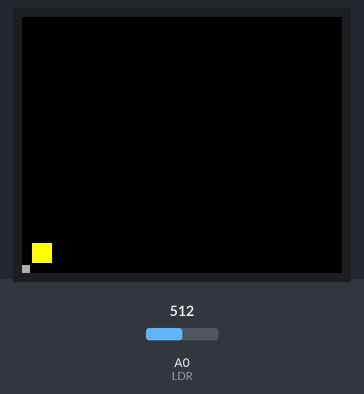
The sketch below on a simulated Arduino Uno, built with avr-gcc and run on an emulated ATmega328P. On the bench: 160×128 colour display. The inputs (shaded band) are chosen by the test bench; at power-on: A0 (LDR) = 512. Random numbers use the default seed unless the sketch sets one; the audio player accepts every command and is not drawn; what the sketch prints to the serial monitor is not drawn.

Above: at 2.8 s.
3.4 s: A0 (LDR) set to 108
At 6.9 s:
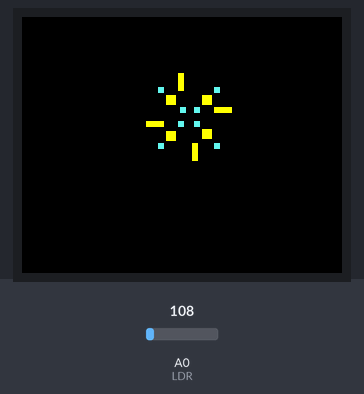
12.0 s: A0 (LDR) set to 89
At 19.7 s:
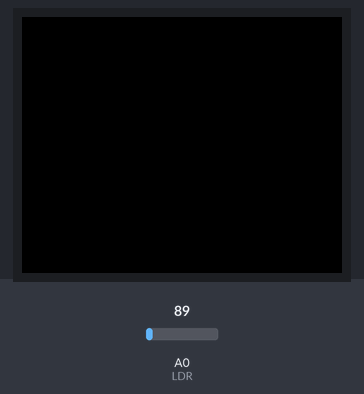
20.6 s: A0 (LDR) set to 110
At 29.3 s:
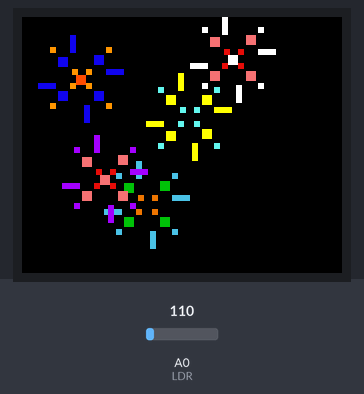

Measured:
- the behaviour switches between 101 and 100 on A0 (LDR) (found by bisection; images 1 and 2)
- after the input at 20.6 s, the display: first changes after 2.5 s (image 3 shows a later state)
- what the display in image 0 shows lasts 0.5 s, from 2.7 s to 3.2 s
- what the display in image 1 shows lasts 1.0 s, from 6.1 s to 7.1 s

The sketch:

light_controlled_sensor_screenandMP3.ino
```cpp
#include "SoftwareSerial.h"
#include "DFRobotDFPlayerMini.h"
#include <Adafruit_GFX.h>
#include <Adafruit_ST7735.h>
#include <Adafruit_ST7789.h>
#include <Fonts/FreeSerif12pt7b.h>
#include <Fonts/FreeSansBold9pt7b.h>
#include <Fonts/FreeSans9pt7b.h>
#include <SPI.h>

#define TFT_CS  10 // TFT LCD的CS PIN腳
#define TFT_DC   8 // TFT DC(A0、RS)
#define TFT_RST  9 // TFT Reset

const int LDR = A0;
int input_val = 0;

Adafruit_ST7735 tft = Adafruit_ST7735(TFT_CS, TFT_DC, TFT_RST);


SoftwareSerial mySoftwareSerial(6, 7); // tX, rX
DFRobotDFPlayerMini myDFPlayer;
void printDetail(uint8_t type, int value);

void setup()
{
   //Serial.begin(9600);
    tft.initR(INITR_BLACKTAB);
   mySoftwareSerial.begin(9600);
  Serial.begin(115200);


  Serial.println();
  Serial.println(F("DFRobot DFPlayer Mini Demo"));
  Serial.println(F("Initializing DFPlayer ... (May take 3~5 seconds)"));

  if (!myDFPlayer.begin(mySoftwareSerial)) {  //Use softwareSerial to communicate with mp3.
    Serial.println(F("Unable to begin:"));
    Serial.println(F("1.Please recheck the connection!"));
    Serial.println(F("2.Please insert the SD card!"));
    while(true){
      delay(0); // Code to compatible with ESP8266 watch dog.
    }
  }
  Serial.println(F("DFPlayer Mini online."));
}

void loop()
{
  input_val = analogRead(LDR);
  Serial.print("LDR Value is: ");
  Serial.println(input_val);
  delay(1000);


if (input_val > 100) {
  Serial.println(F("DFPlayer Mini online."));

  myDFPlayer.volume(10);  //Set volume value. From 0 to 30
  myDFPlayer.play(1);  //Play the first mp3

//draw fireworks
 tft.setRotation(1);  //螢幕轉向
  tft.fillScreen(ST77XX_BLACK);  //填滿黑色

delay(1000);
  int Px1, Px2, Py1, Py2,Px3,Py3,Px4,Py4,Px5,Py5;

  Px1 = random (20,140);
  Py1 = random (20,60);
   Px2 = random (20,140);
   Py2 = random (80,100);
   Px3 = random (100,150);
   Py3 = random (18,30);
   Px4 = random (30,50);
   Py4 = random (79,120);
   // Fireworks 1
   //START
   tft.fillRect(5,113, 10,10, ST77XX_YELLOW); //烟花1号
  tft.fillRect(0,124,4,4, 0xAD75);  //x,y,w,h,radius,color  烟花2号

  delay(500);

  tft.fillRect(0,0,160,128,ST77XX_BLACK);
    delay(100);

  //Frame TWO
    tft.fillRect(16, 104, 6,6,  0xAD75);//烟花2号
    tft.fillRect(18, 97, 10,10, ST77XX_YELLOW); //烟花1号

    delay(500);

    tft.fillRect(0,0,160,128,ST77XX_BLACK);
    delay(100);

    //FRAME THREE
    tft.fillRect(24, 96, 3,3,  0xE71C);//4号
    tft.fillRect(28, 91, 5,5,  0xE71C);//3号
    tft.fillRect(31, 88, 6,6,  0xAD75);//2号
   tft.fillRect(34, 82, 10,10,  ST77XX_YELLOW);//1号

   delay(500);

    tft.fillRect(0,0,160,128,ST77XX_BLACK);
    delay(100);

  //FRAME FOUR
   tft.fillRect(28, 94,3,3,  0xE71C);//7号
   tft.fillRect(35, 89,3.7,3.7,  0xE71C);//6号
  tft.fillRect(42, 85,3,3,  0xE71C);//5号
  tft.fillRect(44, 82,4,6,  0xAD75);//4号
  tft.fillRect(50, 77, 5,5,  0xAD75);//3号
 tft.fillRect(53, 74, 6,6,  0xAD75);//2号
 tft.fillRect(57, 66.4, 10,10,  ST77XX_YELLOW);//1号
delay(500);

    tft.fillRect(0,0,160,128,ST77XX_BLACK);
    delay(100);

   //FRAME FIVE
   tft.fillRect(64.7, 66.4,3,3,  0xE71C);//4号
   tft.fillRect(69, 60, 5,5,  0xE71C);//3号
    tft.fillRect(71.6, 57.7, 6,6,  0xAD75);//2号
    tft.fillRect(75.6, 50, 10,10,  ST77XX_YELLOW);//1号
delay(500);
tft.fillRect(0,0,160,128,ST77XX_BLACK);
    delay(100);

  //FRAME SIX
  tft.fillRect(79, 46, 10,10,  0x9460);//1号
  //FRAME Seven
  tft.fillRect(79, 46, 10,10,  0x9CC6);//1号
  delay(100);
tft.fillRect(0,0,160,128,ST77XX_BLACK);
    delay(100);
  //FRAME Eight
   tft.fillRect(90, 39, 5.3,5.3,  ST77XX_YELLOW);//1号
   tft.fillRect(72.9, 39.5, 5.3,5.3,  ST77XX_YELLOW);//2号
    tft.fillRect(90, 56.4,5.3,5.3,  ST77XX_YELLOW);//3号
     tft.fillRect(72.9, 57, 5.3,5.3,  ST77XX_YELLOW);//4号
     delay(90);
     //Frame NIne
      tft.fillRect(78.6, 28.8, 3.8,9.9,  ST77XX_YELLOW);//4号
         tft.fillRect(96.1, 45.5, 9.9,3.8,  ST77XX_YELLOW);//4号
          tft.fillRect(62.6, 52.6, 9.9,3.8,  ST77XX_YELLOW);//4号
           tft.fillRect(85.7, 63.7, 3.8,9.9,  ST77XX_YELLOW);//4号

        tft.fillRect(96.8, 35.3, 3.8,3.8,   0x67BD);//3号
         tft.fillRect(68.7, 35.3, 3.8,3.8,   0x67BD);//3号
          tft.fillRect(68.5, 63.1, 3.8,3.8,   0x67BD);//3号
           tft.fillRect(96.9, 63.0, 3.8,3.8,   0x67BD);//3号

       tft.fillRect(90, 39, 5.3,5.3,  ST77XX_YELLOW);//2号
   tft.fillRect(72.9, 39.5, 5.3,5.3,  ST77XX_YELLOW);//2号
    tft.fillRect(90, 56.4,5.3,5.3,  ST77XX_YELLOW);//2号
     tft.fillRect(72.9, 57, 5.3,5.3,  ST77XX_YELLOW);//2号

     tft.fillRect(79, 45.5, 3.8,3.8,   0x67BD);//1号
         tft.fillRect(86.0, 45.5, 3.8,3.8,   0x67BD);//1号
          tft.fillRect(78.7, 52.6, 3.8,3.8,  0x67BD);//1号
           tft.fillRect(86, 52.6, 3.8,3.8,   0x67BD);//1号
delay(1000);


//Color change 0x103D 深蓝色
//GREEN ONE
 tft.fillRect(Px1, Py1, 5.3,5.3, 0x103D);
 delay(200);
 tft.fillRect(Px1, Py1, 5.3,5.3,0xFA60);

 //GREEN TWO
   tft.fillRect(Px1+9.09, Py1-9.323, 5.3,5.3,  0x103D);//1号
   tft.fillRect(Px1-8.01, Py1-8.823, 5.3,5.3,  0x103D);//2号
    tft.fillRect(Px1+9.09, Py1+8.077,5.3,5.3,  0x103D);//3号
     tft.fillRect(Px1-8.01, Py1+8.677, 5.3,5.3,  0x103D);//4号
     delay(90);
//GREEN THREE Px1=80.91, Py1=48.323
      tft.fillRect(Px1-2.31, Py1-19.523, 3.8,9.9,  0x103D);//4号
      tft.fillRect(Px1+15.19, Py1-2.823, 9.9,3.8,  0x103D);//4号
      tft.fillRect(Px1-18.31, Py1+4.277, 9.9,3.8, 0x103D);//4号
       tft.fillRect(Px1+4.79, Py1+15.377, 3.8,9.9, 0x103D);//4号

        tft.fillRect(Px1+15.89, Py1-13.023, 3.8,3.8,0xFCA0);//3号
        tft.fillRect(Px1-12.21, Py1-13.023, 3.8,3.8,0xFCA0);//3号
        tft.fillRect(Px1-12.41, Py1+14.777, 3.8,3.8, 0xFCA0);//3号
        tft.fillRect(Px1+15.99, Py1+14.677, 3.8,3.8, 0xFCA0);//3号

       tft.fillRect(Px1+9.09, Py1-9.323, 5.3,5.3,  0x103D);//2号
      tft.fillRect(Px1-8.01, Py1-8.823, 5.3,5.3,  0x103D);//2号
      tft.fillRect(Px1+9.09, Py1+8.077,5.3,5.3,  0x103D);//2号
      tft.fillRect(Px1-8.01, Py1+8.677, 5.3,5.3,  0x103D);//2号

     tft.fillRect(Px1-1.91, Py1-2.823, 3.8,3.8,  0xFCA0);//1号
      tft.fillRect(Px1+5.09, Py1-2.823, 3.8,3.8,  0xFCA0);//1号
      tft.fillRect(Px1-2.21, Py1+4.277, 3.8,3.8, 0xFCA0);//1号
     tft.fillRect(Px1+5.09, Py1+4.277, 3.8,3.8,  0xFCA0);//1号


//Color change  0x4E1C  0x0601 蓝色

 tft.fillRect(Px2, Py2, 5.3,5.3,  0x4E1C);
 delay(200);
 tft.fillRect(Px2, Py2, 5.3,5.3, ST77XX_BLACK);
//Frame 8
   tft.fillRect(Px2+9.09, Py2-9.323, 5.3,5.3,  0x4E1C);//1号
   tft.fillRect(Px2-8.01, Py2-8.823, 5.3,5.3,  0x4E1C);//2号
    tft.fillRect(Px2+9.09, Py2+8.077,5.3,5.3,   0x4E1C);//3号
     tft.fillRect(Px2-8.01, Py2+8.677, 5.3,5.3,  0x4E1C);//4号
     delay(90);
     //Frame NIne Px1=80.91, Py1=48.323
      tft.fillRect(Px2-2.31, Py2-19.523, 3.8,9.9,   0x4E1C);
      tft.fillRect(Px2+15.19, Py2-2.823, 9.9,3.8,  0x4E1C);
      tft.fillRect(Px2-18.31, Py2+4.277, 9.9,3.8,   0x4E1C);
       tft.fillRect(Px2+4.79, Py2+15.377, 3.8,9.9,  0x4E1C);

        tft.fillRect(Px2+15.89, Py2-13.023, 3.8,3.8,  0x4E1C);//3号
        tft.fillRect(Px2-12.21, Py2-13.023, 3.8,3.8,  0x4E1C);//3号
        tft.fillRect(Px2-12.41, Py2+14.777, 3.8,3.8,   0x4E1C);//3号
        tft.fillRect(Px2+15.99, Py2+14.677, 3.8,3.8,   0x4E1C);//3号

        tft.fillRect(Px2+9.09, Py2-9.323, 5.3,5.3,   0x0601);//2号
      tft.fillRect(Px2-8.01, Py2-8.823, 5.3,5.3,   0x0601);//2号
      tft.fillRect(Px2+9.09, Py2+8.077,5.3,5.3,   0x0601);//2号
      tft.fillRect(Px2-8.01, Py2+8.677, 5.3,5.3,   0x0601);//2号

      tft.fillRect(Px2-1.91, Py2-2.823, 3.8,3.8, 0xEBA0);//1号
      tft.fillRect(Px2+5.09, Py2-2.823, 3.8,3.8,  0xEBA0);//1号
      tft.fillRect(Px2-2.21, Py2+4.277, 3.8,3.8, 0xEBA0);//1号
     tft.fillRect(Px2+5.09, Py2+4.277, 3.8,3.8,  0xEBA0);//1号

//Color change  0xF38E pink

 tft.fillRect(Px3, Py3, 5.3,5.3,   0xF479);
 delay(200);
 tft.fillRect(Px3, Py3, 5.3,5.3, 0xFFFF);
//Frame 8
   tft.fillRect(Px3+9.09, Py3-9.323, 5.3,5.3,  0xF479);//1号
   tft.fillRect(Px3-8.01, Py3-8.823, 5.3,5.3,  0xF479);//2号
    tft.fillRect(Px3+9.09, Py3+8.077,5.3,5.3,   0xF479);//3号
     tft.fillRect(Px3-8.01, Py3+8.677, 5.3,5.3,  0xF479);//4号
     delay(90);
    // Frame NIne
      tft.fillRect(Px3-2.31, Py3-19.523, 3.8,9.9,   0xFFFF);//4号
      tft.fillRect(Px3+15.19, Py3-2.823, 9.9,3.8,   0xFFFF);//4号
      tft.fillRect(Px3-18.31, Py3+4.277, 9.9,3.8,   0xFFFF);//4号
       tft.fillRect(Px3+4.79, Py3+15.377, 3.8,9.9,  0xFFFF);//4号

        tft.fillRect(Px3+15.89, Py3-13.023, 3.8,3.8, 0xFFFF);//3号
        tft.fillRect(Px3-12.21, Py3-13.023, 3.8,3.8,0xFFFF);//3号
        tft.fillRect(Px3-12.41, Py3+14.777, 3.8,3.8,0xFFFF);//3号
        tft.fillRect(Px3+15.99, Py3+14.677, 3.8,3.8,0xFFFF);//3号

        tft.fillRect(Px3+9.09, Py3-9.323, 5.3,5.3, 0xF38E);//2号
      tft.fillRect(Px3-8.01, Py3-8.823, 5.3,5.3,0xF38E);//2号
      tft.fillRect(Px3+9.09, Py3+8.077,5.3,5.3, 0xF38E);//2号
      tft.fillRect(Px3-8.01, Py3+8.677, 5.3,5.3,0xF38E);//2号

      tft.fillRect(Px3-1.91, Py3-2.823, 3.8,3.8,0xE061);//1号
      tft.fillRect(Px3+5.09, Py3-2.823, 3.8,3.8, 0xE061);//1号
      tft.fillRect(Px3-2.21, Py3+4.277, 3.8,3.8, 0xE061);//1号
     tft.fillRect(Px3+5.09, Py3+4.277, 3.8,3.8, 0xE061);//1号


//Color change  0xA01F Purple

 tft.fillRect(Px4, Py4, 5.3,5.3,   0xF479);
 delay(200);
 tft.fillRect(Px4, Py4, 5.3,5.3, 0xF38E);
//Frame 8
   tft.fillRect(Px4+9.09, Py4-9.323, 5.3,5.3,  0xF479);//1号
   tft.fillRect(Px4-8.01, Py4-8.823, 5.3,5.3,  0xF479);//2号
    tft.fillRect(Px4+9.09, Py4+8.077,5.3,5.3,   0xF479);//3号
     tft.fillRect(Px4-8.01, Py4+8.677, 5.3,5.3,  0xF479);//4号
     delay(90);
     //Frame NIne
      tft.fillRect(Px4-2.31, Py4-19.523, 3.8,9.9,   0xA01F);//4号
      tft.fillRect(Px4+15.19, Py4-2.823, 9.9,3.8,   0xA01F);//4号
      tft.fillRect(Px4-18.31, Py4+4.277, 9.9,3.8,   0xA01F);//4号
       tft.fillRect(Px4+4.79, Py4+15.377, 3.8,9.9, 0xA01F);//4号

        tft.fillRect(Px4+15.89, Py4-13.023, 3.8,3.8, 0xA01F);//3号
        tft.fillRect(Px4-12.21, Py4-13.023, 3.8,3.8,0xA01F);//3号
        tft.fillRect(Px4-12.41, Py4+14.777, 3.8,3.8,0xA01F);//3号
        tft.fillRect(Px4+15.99, Py4+14.677, 3.8,3.8,0xA01F);//3号

        tft.fillRect(Px4+9.09, Py4-9.323, 5.3,5.3, 0xF38E);//2号
      tft.fillRect(Px4-8.01, Py4-8.823, 5.3,5.3,0xF38E);//2号
      tft.fillRect(Px4+9.09, Py4+8.077,5.3,5.3, 0xF38E);//2号
      tft.fillRect(Px4-8.01, Py4+8.677, 5.3,5.3,0xF38E);//2号

      tft.fillRect(Px4-1.91, Py4-2.823, 3.8,3.8,0xE061);//1号
      tft.fillRect(Px4+5.09, Py4-2.823, 3.8,3.8, 0xE061);//1号
      tft.fillRect(Px4-2.21, Py4+4.277, 3.8,3.8, 0xE061);//1号
     tft.fillRect(Px4+5.09, Py4+4.277, 3.8,3.8, 0xE061);//1号


delay(1000);
}else{ tft.fillScreen(ST77XX_BLACK);  //填滿黑色


 }


}
```
